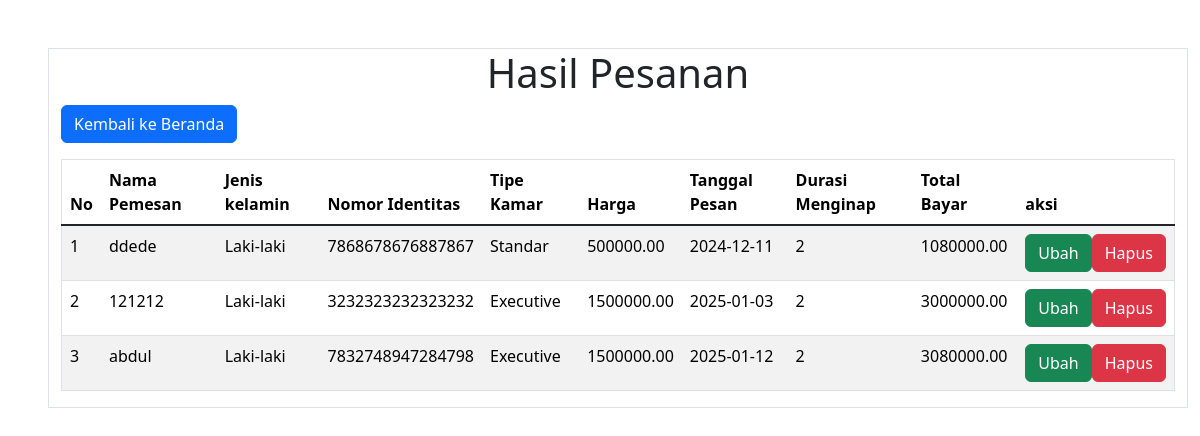
Before: /hasilpesanan.php with the older database file.
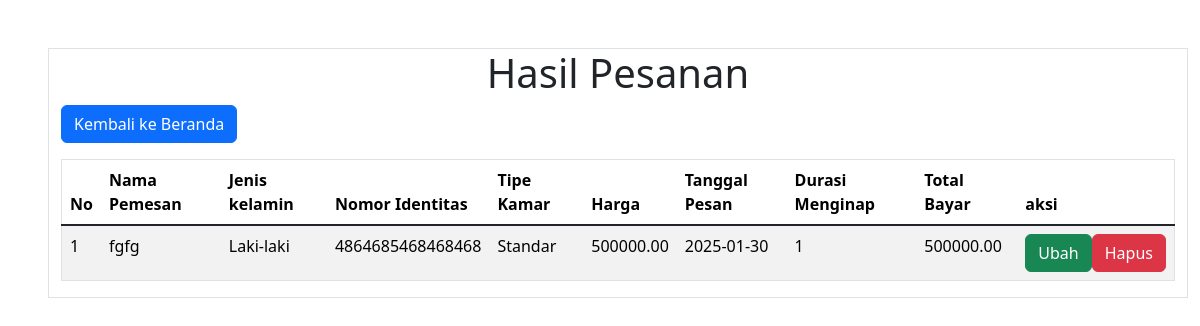
After: the same page with the newer database file.
### tables this page shows
CREATE TABLE `pesanan` (
  `id_pesanan` int(11) NOT NULL,
  `nama_pemesan` varchar(100) NOT NULL,
  `jenis_kelamin` enum('Laki-laki','Perempuan') NOT NULL,
  `nomor_identitas` varchar(16) NOT NULL,
  `tipe_kamar` enum('Standar','Deluxe','Executive') NOT NULL,
  `harga` decimal(10,2) NOT NULL,
  `tanggal_pesan` date NOT NULL,
  `durasi_menginap` int(11) NOT NULL,
  `breakfeast` tinyint(1) NOT NULL DEFAULT 0,
  `total_bayar` decimal(10,2) NOT NULL
);

### hasilpesanan.php (the view, shortened to what this page needs)
<?php
include 'koneksi.php';
function select($query)
{
    global $kon;
    $result = mysqli_query($kon, $query);
    $rows = [];
    while ($row = mysqli_fetch_assoc($result)) {
        $rows[] = $row;
    }
    return $rows;
}
$data_pesanan = select("SELECT * FROM pesanan");
?>
<!DOCTYPE html>
<html lang="en">
<head>
    <link href="https://cdn.jsdelivr.net/npm/bootstrap@5.3.3/dist/css/bootstrap.min.css" rel="stylesheet"
>
</head>
<body>
    <div class="container mt-5 mx-5 border">
        <h1>Hasil Pesanan</h1>
        <a href="index.php" class="btn btn-primary">Kembali ke Beranda</a>
        <table class="table table-striped mt-3 border">
            <thead>
                <tr>
                    <th>No</th>
                    <th>Nama Pemesan</th>
                    <th>Jenis kelamin</th>
                    <th>Nomor Identitas</th>
                    <th>Tipe Kamar</th>
                    <th>Harga</th>
                    <th>Tanggal Pesan</th>
                    <th>Durasi Menginap</th>
                    <th>Total Bayar</th>
                    <th>aksi</th>
                </tr>
            </thead>
            <tbody class="table-group-divider">
                <?php $no = 1 ?>
                <?php foreach ($data_pesanan as $pesanan): ?>
                    <tr>
                        <td><?php echo $no++ ?></td>
                        <td><?php echo $pesanan['nama_pemesan'] ?></td>
                        <td><?php echo $pesanan['jenis_kelamin'] ?></td>
                        <td><?php echo $pesanan['nomor_identitas'] ?></td>
                        <td><?php echo $pesanan['tipe_kamar'] ?></td>
                        <td><?php echo $pesanan['harga'] ?></td>
                        <td><?php echo $pesanan['tanggal_pesan'] ?></td>
                        <td><?php echo $pesanan['durasi_menginap'] ?></td>
                        <td><?php echo $pesanan['total_bayar'] ?></td>
                        <td>
                            <div class="d-flex justify-content-between">
                                <a href="formedit.php?id_pesanan=<?= $pesanan['id_pesanan'] ?>" name="ubah" class="btn btn-success">Ubah</a>
                                <a href="hapus.php?id_pesanan=<?= $pesanan['id_pesanan'] ?>" class="btn btn-danger" onclick="return confirm('Apakah Anda yakin ingin menghapus data ini?')">Hapus</a>
                            </div>
                        </td>
                    </tr>
                <?php endforeach; ?>
            </tbody>
        </table>
    </div>
</body>
</html>

### hasilpesanan.php (style rules this page uses)
h1 { text-align: center; }

Changed rows visible on the page:
removed pesanan: nama_pemesan "ddede", jenis_kelamin "Laki-laki", nomor_identitas "7868678676887867", tipe_kamar "Standar", harga "500000.00", tanggal_pesan "2024-12-11", durasi_menginap "2", total_bayar "1080000.00"
removed pesanan: nama_pemesan "121212", jenis_kelamin "Laki-laki", nomor_identitas "3232323232323232", tipe_kamar "Executive", harga "1500000.00", tanggal_pesan "2025-01-03", durasi_menginap "2", total_bayar "3000000.00"
removed pesanan: nama_pemesan "abdul", jenis_kelamin "Laki-laki", nomor_identitas "7832748947284798", tipe_kamar "Executive", harga "1500000.00", tanggal_pesan "2025-01-12", durasi_menginap "2", total_bayar "3080000.00"
added pesanan: nama_pemesan "fgfg", jenis_kelamin "Laki-laki", nomor_identitas "4864685468468468", tipe_kamar "Standar", harga "500000.00", tanggal_pesan "2025-01-30", durasi_menginap "1", total_bayar "500000.00"
